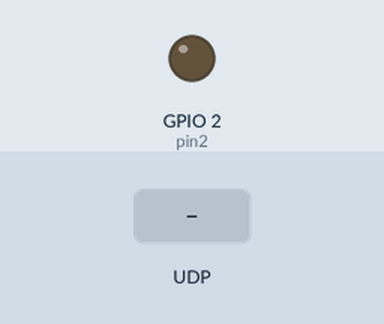
Simulated run of this program. Board: ESP32 board running MicroPython. Shown: output pins drawn as LEDs (lit = HIGH). Inputs (shaded band) come from the test bench. WiFi joins after 1.5 s; what the program prints to the serial console is not drawn.

Above: at 2.7 s.
2.8 s: UDP packet "light on" arrives
At 4.0 s:
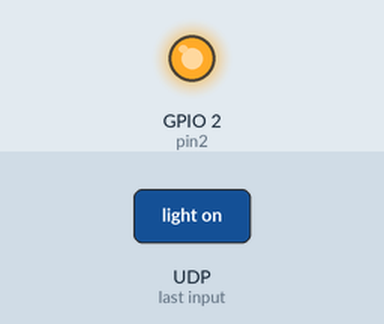
4.3 s: UDP packet "light off" arrives
At 5.3 s:
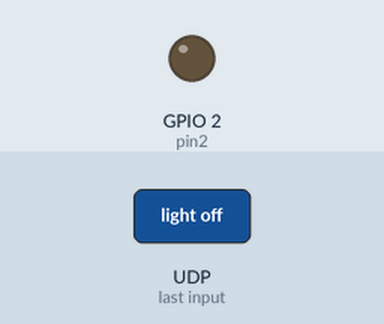
Timing chart, 0 to 7.3 s (numbered marks = the images above; inputs shaded):
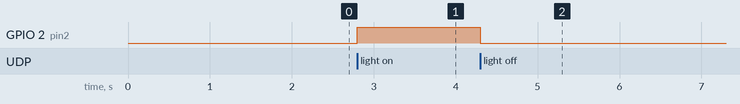

The program:

testSocketESP32.py
```python
import network
from socket import *
import machine


pin2=machine.Pin(2,machine.Pin.OUT)

def do_connect():
    # 链接wifi
    wlan = network.WLAN(network.STA_IF)
    wlan.active(True)
    if not wlan.isconnected():
        print('connecting to ...')
        wlan.connect('2.4Gname', '88888888')
        while not wlan.isconnected():
            print("正在链接网络。。。")
            pass
    print('network config:', wlan.ifconfig())

def create_udp_socket():
    # 1. 创建udp套接字
    udp_socket = socket(AF_INET, SOCK_DGRAM)
    # 绑定固定端口
    udp_socket.bind(("0.0.0.0",7788))
    return udp_socket

def main():
    #1.联网
    do_connect()
    #2.创建udp socket
    udp_socket = create_udp_socket()

    # 3接受udp数据
    while True:
        recv_data,sender_info=udp_socket.recvfrom(1024)
        recv_data_str = recv_data.decode("utf-8")
        print("{}发送了: {}".format(sender_info,recv_data_str))
        #4. 控制灯
        if recv_data_str=="light on":
            pin2.value(1)
        elif recv_data_str=="light off":
            pin2.value(0)

    pass
if __name__=="__main__":

    main()
```

Measured:
- after the input at 2.8 s, GPIO 2 (pin2): LOW → HIGH at once
- after the input at 4.3 s, GPIO 2 (pin2): HIGH → LOW at once
